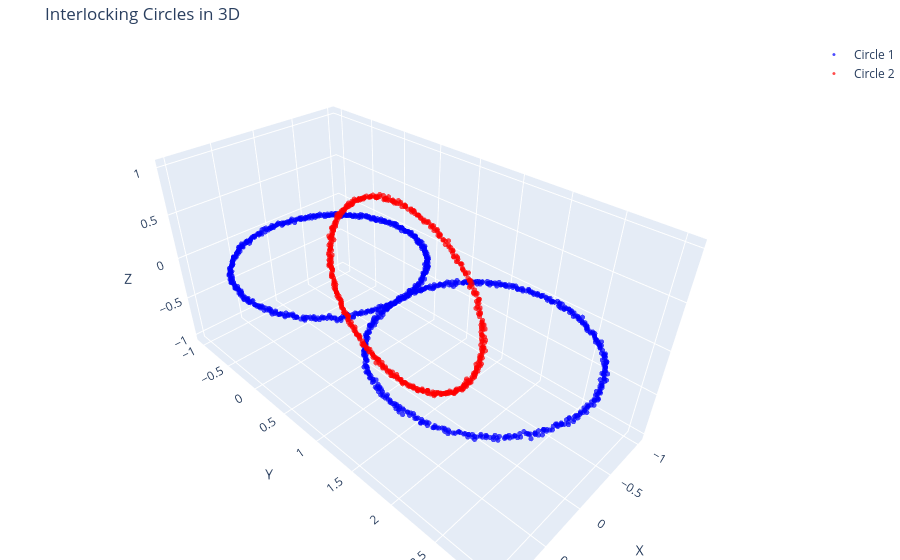

Write notebook code for a chart like this one.
### Code cell
# Generate dataset
X, y = make_interlocking_circles_3d(n_samples=1000, noise=0.01, random_state=42)

print(np.shape(X))
print(np.shape(y))
# Create interactive 3D scatter plot
fig = go.Figure()

# Plot first circle (label = 0)
fig.add_trace(go.Scatter3d(
    x=X[y == 0, 0], 
    y=X[y == 0, 1], 
    z=X[y == 0, 2],
    mode='markers',
    marker=dict(size=3, color='blue', opacity=0.7),
    name="Circle 1"
))

# Plot second circle (label = 1)
fig.add_trace(go.Scatter3d(
    x=X[y == 1, 0], 
    y=X[y == 1, 1], 
    z=X[y == 1, 2],
    mode='markers',
    marker=dict(size=3, color='red', opacity=0.7),
    name="Circle 2"
))

fig.update_layout(
    title="Interlocking Circles in 3D",
    scene=dict(
        xaxis_title="X",
        yaxis_title="Y",
        zaxis_title="Z"
    ),
    margin=dict(l=0, r=0, b=0, t=40)
)

fig.show()

### Figure 1 — Plotly figure (JSON) as saved in the notebook; plotly's stock layout.template omitted (floating-point values rounded to 4 significant figures; data arrays with more than 128 entries replaced by an {"elided": "..."} marker saying what was removed)
{"data": [{"marker": {"color": "blue", "opacity": 0.7, "size": 3}, "mode": "markers", "name": "Circle 1", "type": "scatter3d", "x": {"elided": "1000 float values"}, "y": {"elided": "1000 float values"}, "z": {"elided": "1000 float values"}}, {"marker": {"color": "red", "opacity": 0.7, "size": 3}, "mode": "markers", "name": "Circle 2", "type": "scatter3d", "x": {"elided": "500 float values"}, "y": {"elided": "500 float values"}, "z": {"elided": "500 float values"}}], "layout": {"margin": {"b": 0, "l": 0, "r": 0, "t": 40}, "scene": {"xaxis": {"title": {"text": "X"}}, "yaxis": {"title": {"text": "Y"}}, "zaxis": {"title": {"text": "Z"}}}, "title": {"text": "Interlocking Circles in 3D"}}}
